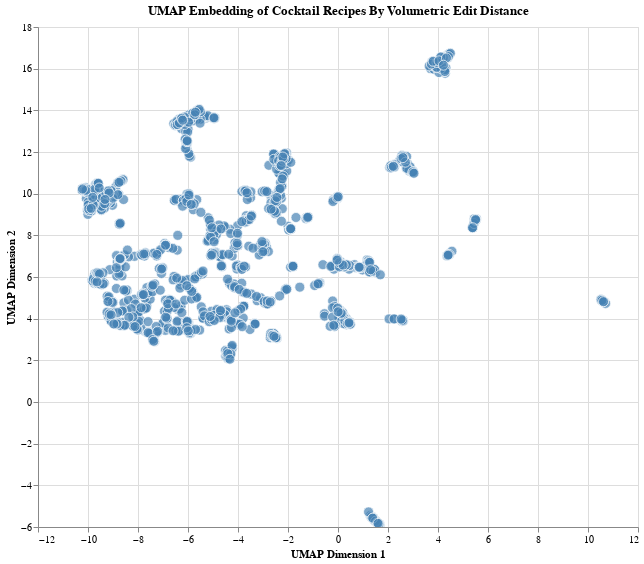

The notebook cell this image was saved under:
### Code cell
# Create UMAP embedding from the distance matrix
reducer: umap.UMAP = umap.UMAP(
    n_neighbors=15, 
    n_components=2, 
    metric='precomputed', 
    random_state=42
)
embedding: np.ndarray = reducer.fit_transform(distance_matrix_sklearn)

# Create a DataFrame with the embedding coordinates and names
embedding_df: pd.DataFrame = pd.DataFrame(
    embedding,
    columns=['UMAP1', 'UMAP2'],
    index=distance_df_sklearn.index
)
embedding_df['name'] = embedding_df.index

# Add recipe strings to the embedding dataframe
embedding_df['recipe'] = embedding_df['name'].apply(get_recipe_string)

# Create the Altair chart
chart: alt.Chart = alt.Chart(embedding_df.reset_index()).mark_circle(
    size=100, 
    opacity=0.7
).encode(
    x=alt.X('UMAP1:Q', title='UMAP Dimension 1'),
    y=alt.Y('UMAP2:Q', title='UMAP Dimension 2'),
    tooltip=['name:N', 'recipe:N'],
    color=alt.value('steelblue'),
    stroke=alt.value('white'),
    strokeWidth=alt.value(1)
).properties(
    width=600,
    height=500,
    title='UMAP Embedding of Cocktail Recipes By Volumetric Edit Distance'
).interactive()

chart.show()

### Figure 1 — Vega-Lite specification as saved in the notebook (floating-point values rounded to 4 significant figures; data arrays with more than 128 entries replaced by an {"elided": "..."} marker saying what was removed)
{"config": {"view": {"continuousWidth": 300, "continuousHeight": 300}}, "data": {"name": "data-e582ad2c08ebcf4ebf1414f3653f87c5"}, "mark": {"type": "circle", "opacity": 0.7, "size": 100}, "encoding": {"color": {"value": "steelblue"}, "stroke": {"value": "white"}, "strokeWidth": {"value": 1}, "tooltip": [{"field": "name", "type": "nominal"}, {"field": "recipe", "type": "nominal"}], "x": {"field": "UMAP1", "title": "UMAP Dimension 1", "type": "quantitative"}, "y": {"field": "UMAP2", "title": "UMAP Dimension 2", "type": "quantitative"}}, "height": 500, "params": [{"name": "param_4", "select": {"type": "interval", "encodings": ["x", "y"]}, "bind": "scales"}], "title": "UMAP Embedding of Cocktail Recipes By Volumetric Edit Distance", "width": 600, "$schema": "https://vega.github.io/schema/vega-lite/v5.20.1.json", "datasets": {"data-e582ad2c08ebcf4ebf1414f3653f87c5": {"elided": "1517 records"}}}
